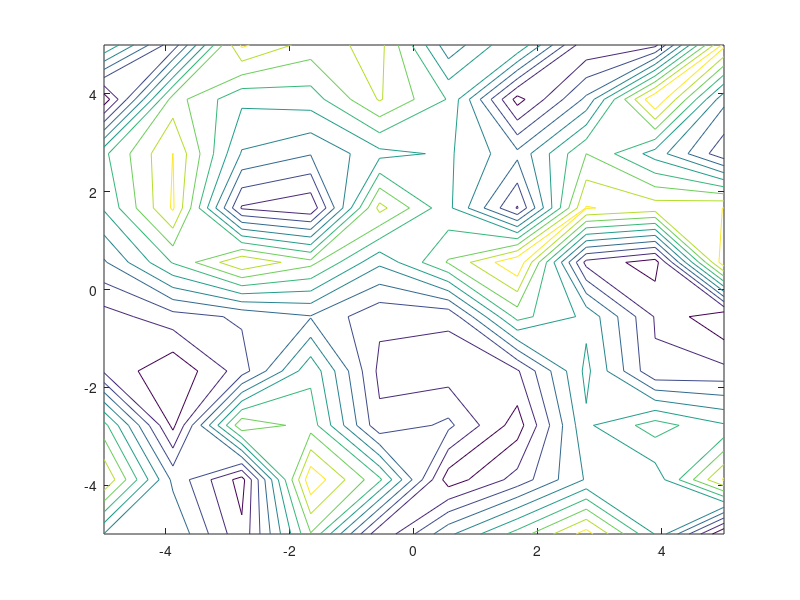

MATLAB code for this plot: (Note: this script raises an error after producing the figure.)
x= linspace(-5,5,10);%1x10
y=linspace(-5,5,10);%1x10

[X,Y]= meshgrid(x,y);%10x10

Z=rand(10);%10x10
contour(X,Y,Z);


%% 
x= linspace(-5,5,10);%1x10
y=linspace(-5,5,10);%1x10
z = x^2+y^2;
[X,Y]= meshgrid(x,y);%10x10
Z=meshgrid(z)
contour(X,Y,Z);
